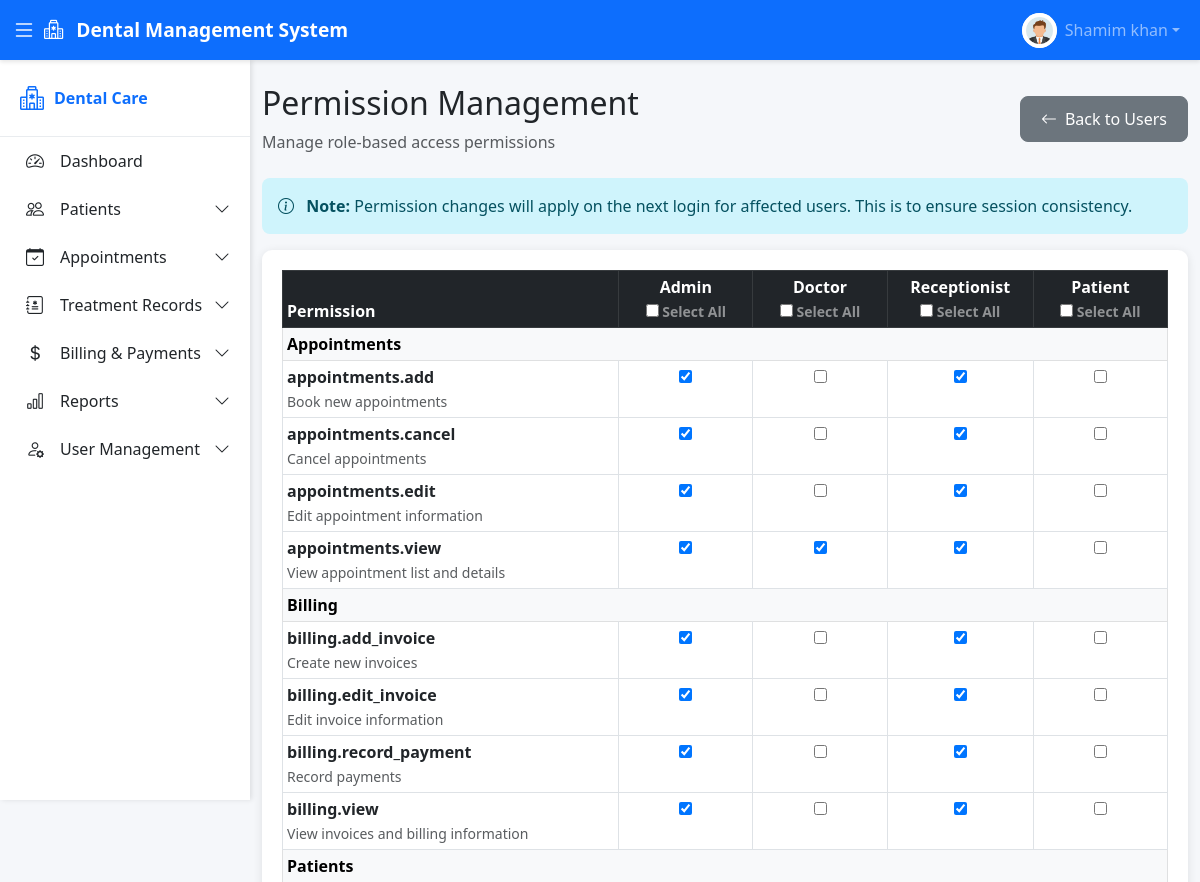
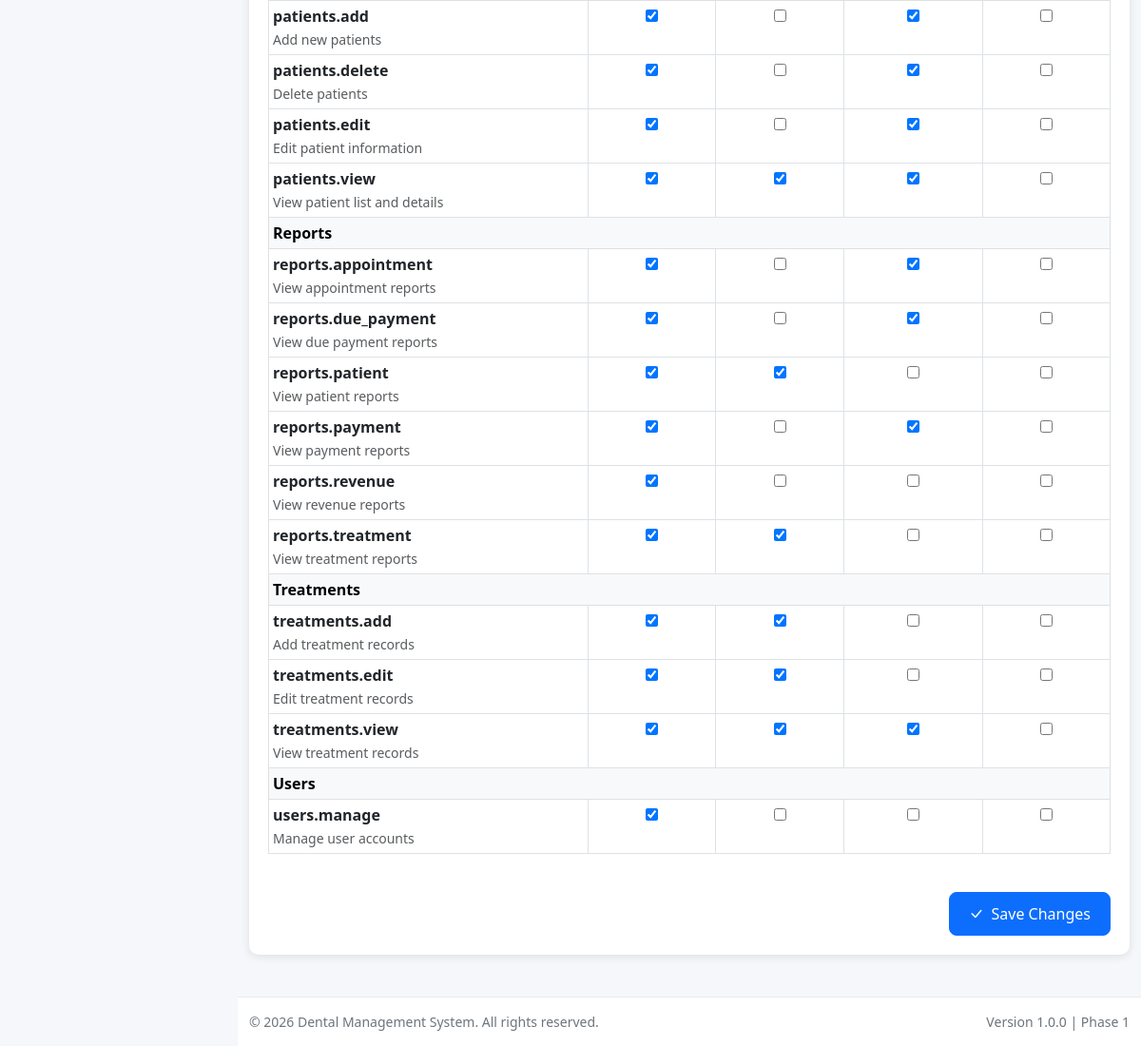
Page /modules/permissions/manage.php (signed in) on the committed database (2 pictures, top to bottom).
### tables this page shows
CREATE TABLE `roles` (
  `id` int(11) NOT NULL AUTO_INCREMENT,
  `role_name` varchar(50) NOT NULL,
  `created_at` timestamp NOT NULL DEFAULT current_timestamp(),
  PRIMARY KEY (`id`),
  UNIQUE KEY `role_name` (`role_name`)
);

CREATE TABLE `permissions` (
  `id` int(11) NOT NULL AUTO_INCREMENT,
  `permission_key` varchar(100) NOT NULL,
  `module_name` varchar(50) NOT NULL,
  `description` varchar(255) DEFAULT NULL,
  `created_at` timestamp NOT NULL DEFAULT current_timestamp(),
  PRIMARY KEY (`id`),
  UNIQUE KEY `unique_permission_key` (`permission_key`)
);

### modules/permissions/manage.php (the view, shortened to what this page needs)
<?php
require_once __DIR__ . '/helpers.php';
try {
    $stmt = $pdo->query("SELECT id, role_name FROM roles ORDER BY id ASC");
    $roles = $stmt->fetchAll();
} catch (PDOException $e) {
    $error = 'Failed to load roles.';
    $roles = [];
}
try {
    $stmt = $pdo->query("SELECT * FROM permissions ORDER BY module_name ASC, permission_key ASC");
    $permissions = $stmt->fetchAll();
    $groupedPermissions = [];
    foreach ($permissions as $permission) {
        $groupedPermissions[$permission['module_name']][] = $permission;
    }
} catch (PDOException $e) {
    $error = 'Failed to load permissions.';
    $groupedPermissions = [];
}
try {
    $stmt = $pdo->query("SELECT role_id, permission_id FROM role_permissions");
    $rolePermissions = $stmt->fetchAll();
    $permissionLookup = [];
    foreach ($rolePermissions as $rp) {
        $permissionLookup[$rp['role_id']][$rp['permission_id']] = true;
    }
} catch (PDOException $e) {
    $error = 'Failed to load current permissions.';
    $permissionLookup = [];
}
?>
<?php include __DIR__ . '/../../includes/header.php'; ?>
<div class="d-flex justify-content-between align-items-center mb-4">
    <div>
        <h2>Permission Management</h2>
        <p class="text-muted mb-0">Manage role-based access permissions</p>
    </div>
    <a href="<?php echo BASE_URL; ?>modules/users/list.php" class="btn btn-secondary">
        <i class="bi bi-arrow-left me-2"></i>Back to Users
    </a>
</div>
<div class="alert alert-info">
    <i class="bi bi-info-circle me-2"></i>
    <strong>Note:</strong> Permission changes will apply on the next login for affected users. This is to ensure session consistency.
</div>
<div class="card">
    <div class="card-body">
        <form method="POST" action="">
            <div class="table-responsive">
                <table class="table table-bordered table-sm">
                    <thead class="table-dark sticky-top">
                        <tr>
                            <th style="min-width: 250px;">Permission</th>
                            <?php foreach ($roles as $role): ?>
                                <th style="min-width: 100px; text-align: center;">
                                    <?php echo htmlspecialchars($role['role_name']); ?>
                                    <br>
                                    <small class="text-white-50">
                                        <input type="checkbox" class="select-all-role" data-role-id="<?php echo $role['id']; ?>">
                                        Select All
                                    </small>
                                    </th>
                            <?php endforeach; ?>
                        </tr>
                    </thead>
                    <tbody>
                        <?php foreach ($groupedPermissions as $moduleName => $modulePermissions): ?>
                            <tr class="table-light">
                                <td colspan="<?php echo count($roles) + 1; ?>" class="fw-bold">
                                    <?php echo htmlspecialchars($moduleName); ?>
                                </td>
                            </tr>
                            <?php foreach ($modulePermissions as $permission): ?>
                                <tr>
                                    <td>
                                        <strong><?php echo htmlspecialchars($permission['permission_key']); ?></strong>
                                        <br>
                                        <small class="text-muted"><?php echo htmlspecialchars($permission['description']); ?></small>
                                    </td>
                                    <?php foreach ($roles as $role): ?>
                                        <td style="text-align: center;">
                                            <input type="checkbox"
                                                   name="permissions[<?php echo $role['id']; ?>][]"
                                                   value="<?php echo $permission['id']; ?>"
                                                   class="permission-checkbox"
                                                   data-role-id="<?php echo $role['id']; ?>"
                                                   <?php echo isset($permissionLookup[$role['id']][$permission['id']]) ? 'checked' : ''; ?>>
                                        </td>
                                    <?php endforeach; ?>
                                </tr>
                            <?php endforeach; ?>
                        <?php endforeach; ?>
                    </tbody>
                </table>
            </div>
            <div class="d-flex justify-content-end mt-4">
                <button type="submit" class="btn btn-primary" onclick="return confirm('Are you sure you want to save these permission changes? Changes will apply on next login.');">
                    <i class="bi bi-check-lg me-2"></i>Save Changes
                </button>
            </div>
        </form>
    </div>
</div>
<?php include __DIR__ . '/../../includes/footer.php'; ?>

### includes/header.php (shortened to what this page needs)
<?php
$currentUser = [
    'full_name' => $_SESSION['full_name'] ?? 'User',
    'avatar' => $_SESSION['avatar'] ?? null
];
?>
<!DOCTYPE html>
<html lang="en">
<head>
    <link href="https://cdn.jsdelivr.net/npm/bootstrap@5.3.0/dist/css/bootstrap.min.css" rel="stylesheet">
    <link rel="stylesheet" href="https://cdn.jsdelivr.net/npm/bootstrap-icons@1.10.0/font/bootstrap-icons.css">
    <link rel="stylesheet" href="<?php echo BASE_URL; ?>assets/css/style.css">
</head>
<body>
<nav class="navbar navbar-expand-lg navbar-dark bg-primary fixed-top">
    <div class="container-fluid">
        <button class="btn btn-link text-white me-2" id="sidebarToggle">
            <i class="bi bi-list fs-4"></i>
        </button>
        <a class="navbar-brand" href="<?php echo BASE_URL; ?>">
            <i class="bi bi-hospital me-2"></i>
            <?php echo SITE_NAME; ?>
        </a>
        <div class="collapse navbar-collapse" id="navbarNav">
            <ul class="navbar-nav ms-auto align-items-center">
                <li class="nav-item dropdown">
                    <a class="nav-link dropdown-toggle d-flex align-items-center" href="#" id="userDropdown"
                       data-bs-toggle="dropdown">
                        <div class="user-avatar me-2">
                            <?php if ($currentUser['avatar']): ?>
                                <img src="<?php echo BASE_URL; ?>assets/images/users/<?php echo htmlspecialchars($currentUser['avatar']); ?>"
                                     alt="Avatar" class="rounded-circle" width="32" height="32">
                            <?php endif; ?>
                        </div>
                        <span><?php echo htmlspecialchars($currentUser['full_name']); ?></span>
                    </a>
                </li>
            </ul>
        </div>
    </div>
</nav>
<div class="wrapper">
    <aside class="sidebar" id="sidebar">
        <?php include __DIR__ . '/sidebar.php'; ?>
    </aside>
    <main class="main-content">
        <div class="container-fluid py-4">

### includes/sidebar.php (shortened to what this page needs)
<?php
$currentRole = $_SESSION['role_name'] ?? '';
$currentPage = basename($_SERVER['PHP_SELF']);
?>
<div class="sidebar-header">
    <div class="sidebar-brand">
        <i class="bi bi-hospital"></i>
        <span>Dental Care</span>
    </div>
</div>
<ul class="sidebar-nav">
    <?php if (isset($menuItems[$currentRole])): ?>
        <?php foreach ($menuItems[$currentRole] as $item): ?>
            <?php
            $isActive = false;
            $hasSubmenu = isset($item['submenu']);
            if ($hasSubmenu) {
                foreach ($item['submenu'] as $subItem) {
                    if (strpos($_SERVER['PHP_SELF'], $subItem['link']) !== false) {
                        $isActive = true;
                        break;
                    }
                }
            } elseif ($item['link'] !== '#') {
                if (strpos($item['link'], 'modules') !== false) {
                    $isActive = strpos($_SERVER['PHP_SELF'], $item['link']) !== false;
                } else {
                    $isActive = $currentPage === $item['link'];
                }
            }
            ?>
            <li class="sidebar-item">
                <?php if ($hasSubmenu): ?>
                    <a href="#" class="sidebar-link <?php echo $isActive ? 'active' : ''; ?>" data-bs-toggle="collapse" data-bs-target="#submenu-<?php echo md5($item['label']); ?>">
                        <i class="sidebar-icon <?php echo $item['icon']; ?>"></i>
                        <span class="sidebar-text"><?php echo $item['label']; ?></span>
                        <i class="bi bi-chevron-down ms-auto sidebar-arrow"></i>
                    </a>
                <?php else: ?>
                    <a href="<?php echo $item['link'] === '#' ? '#' : (strpos($item['link'], 'modules') !== false ? BASE_URL . $item['link'] : BASE_URL . 'dashboard/' . $item['link']); ?>"
                       class="sidebar-link <?php echo $isActive ? 'active' : ''; ?>">
                        <i class="sidebar-icon <?php echo $item['icon']; ?>"></i>
                        <span class="sidebar-text"><?php echo $item['label']; ?></span>
                    </a>
                <?php endif; ?>
            </li>
        <?php endforeach; ?>
    <?php endif; ?>
</ul>

### includes/footer.php (shortened to what this page needs)
        </div>
    </main>
</div>
<footer class="footer">
    <div class="container-fluid">
        <div class="row">
            <div class="col-md-6">
                <p class="mb-0">&copy; <?php echo date('Y'); ?> <?php echo SITE_NAME; ?>. All rights reserved.</p>
            </div>
            <div class="col-md-6 text-md-end">
                <p class="mb-0">Version 1.0.0 | Phase 1</p>
            </div>
        </div>
    </div>
</footer>
</body>
</html>

### assets/css/style.css (style rules this page uses)
:root { --primary-color: #0d6efd; --secondary-color: #6c757d; --success-color: #198754; --warning-color: #ffc107; --danger-color: #dc3545; --info-color: #0dcaf0; --light-color: #f8f9fa; --dark-color: #212529; --sidebar-width: 250px; --sidebar-collapsed-width: 70px; --header-height: 60px; --footer-height: 50px; }
body { font-family: 'Segoe UI', Tahoma, Geneva, Verdana, sans-serif; background-color: #f5f7fa; }
.navbar { height: var(--header-height); box-shadow: 0 2px 4px rgba(0, 0, 0, 0.1); z-index: 10000; }
.navbar-brand { font-weight: 600; font-size: 1.2rem; }
#sidebarToggle { border: none; padding: 0; transition: transform 0.3s ease; }
.user-avatar { width: 35px; height: 35px; border-radius: 50%; overflow: hidden; background-color: var(--light-color); display: flex; align-items: center; justify-content: center; }
.user-avatar img { width: 100%; height: 100%; object-fit: cover; }
.wrapper { display: flex; min-height: calc(100vh - var(--header-height) - var(--footer-height)); margin-top: var(--header-height); }
.sidebar { width: var(--sidebar-width); background: white; box-shadow: 2px 0 5px rgba(0, 0, 0, 0.1); position: fixed; top: var(--header-height); left: 0; height: calc(100vh - var(--header-height)); overflow-y: auto; transition: width 0.3s ease; z-index: 999; }
.sidebar-header { padding: 20px; border-bottom: 1px solid #e9ecef; }
.sidebar-brand { display: flex; align-items: center; gap: 10px; font-weight: 600; color: var(--primary-color); white-space: nowrap; overflow: hidden; }
.sidebar-brand i { font-size: 24px; }
.sidebar-nav { list-style: none; padding: 0; margin: 0; }
.sidebar-item { margin: 0; list-style: none; }
.sidebar-link { display: flex; align-items: center; padding: 12px 20px; color: var(--dark-color); text-decoration: none; transition: all 0.3s ease; white-space: nowrap; overflow: hidden; }
.sidebar-icon { font-size: 18px; min-width: 30px; display: flex; align-items: center; justify-content: center; }
.sidebar-text { margin-left: 10px; opacity: 1; transition: opacity 0.3s ease; }
.main-content { flex: 1; margin-left: var(--sidebar-width); transition: margin-left 0.3s ease; min-height: calc(100vh - var(--header-height) - var(--footer-height)); }
.card { border: none; border-radius: 10px; box-shadow: 0 2px 10px rgba(0, 0, 0, 0.1); margin-bottom: 20px; }
.card-body { padding: 20px; }
.footer { background-color: white; border-top: 1px solid #e9ecef; padding: 15px 0; margin-left: var(--sidebar-width); transition: margin-left 0.3s ease; }
.footer p { margin: 0; color: var(--secondary-color); font-size: 14px; }
.alert { border-radius: 8px; border: none; }
.btn { border-radius: 8px; padding: 10px 20px; font-weight: 500; }

### rows in the picture
roles: role_name "Admin"
roles: role_name "Doctor"
roles: role_name "Receptionist"
roles: role_name "Patient"
permissions: permission_key "appointments.add", description "Book new appointments", id "☑"
permissions: permission_key "appointments.cancel", description "Cancel appointments", id "☑"
permissions: permission_key "appointments.edit", description "Edit appointment information", id "☑"
permissions: permission_key "appointments.view", description "View appointment list and details", id "☑"
permissions: permission_key "billing.add_invoice", description "Create new invoices", id "☑"
permissions: permission_key "billing.edit_invoice", description "Edit invoice information", id "☑"
permissions: permission_key "billing.record_payment", description "Record payments", id "☑"
permissions: permission_key "billing.view", description "View invoices and billing information", id "☑"
permissions: permission_key "patients.add", description "Add new patients", id "☑"
permissions: permission_key "patients.delete", description "Delete patients", id "☑"
permissions: permission_key "patients.edit", description "Edit patient information", id "☑"
permissions: permission_key "patients.view", description "View patient list and details", id "☑"
permissions: permission_key "reports.appointment", description "View appointment reports", id "☑"
permissions: permission_key "reports.due_payment", description "View due payment reports", id "☑"
permissions: permission_key "reports.patient", description "View patient reports", id "☑"
permissions: permission_key "reports.payment", description "View payment reports", id "☑"
permissions: permission_key "reports.revenue", description "View revenue reports", id "☑"
permissions: permission_key "reports.treatment", description "View treatment reports", id "☑"
permissions: permission_key "treatments.add", description "Add treatment records", id "☑"
permissions: permission_key "treatments.edit", description "Edit treatment records", id "☑"
permissions: permission_key "treatments.view", description "View treatment records", id "☑"
permissions: permission_key "users.manage", description "Manage user accounts", id "☑"

### other values in the picture
SITE_NAME "Dental Management System"
$currentUser['full_name'] "Shamim khan"
$item['label'] "Dashboard"
$item['label'] "Patients"
$item['label'] "Appointments"
$item['label'] "Treatment Records"
$item['label'] "Billing & Payments"
$item['label'] "Reports"
$item['label'] "User Management"
$moduleName "Appointments"
$moduleName "Billing"
$moduleName "Patients"
$moduleName "Reports"
$moduleName "Treatments"
$moduleName "Users"
